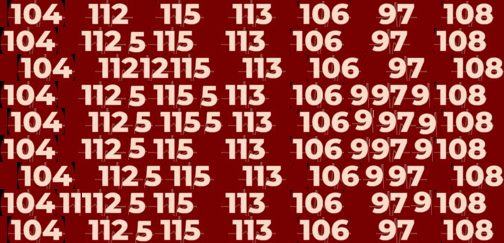
#> input picture train.png, 504 x 243 px
$ python trainer.py
#> lines starting #> are read from the running program, lines starting #| are printed output that depends on the picture; after the words box and inside, x2 and y2 are one past the last pixel; in counts of white or black regions, pixels touching at a corner belong together
import sys

import numpy as np
import cv2

im = cv2.imread('train.png')
#> im is the input picture: shape (243, 504, 3); mean B, G, R 63.7, 69.8, 158.7

gray = cv2.cvtColor(im, cv2.COLOR_BGR2GRAY)
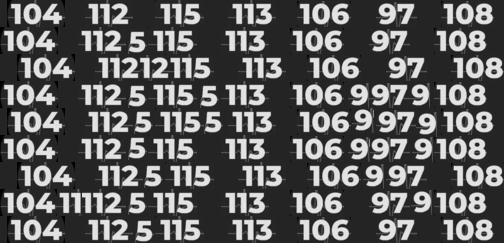
#> gray: shape (243, 504); min 0, max 234, mean 95.8
blur = cv2.GaussianBlur(gray, (3, 3), 0)
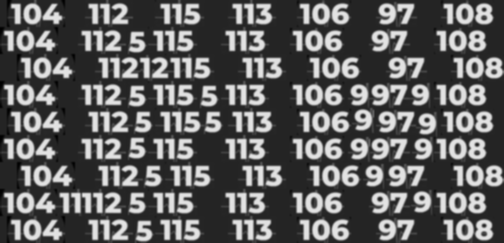
#> blur: shape (243, 504); min 1, max 230, mean 95.8
kernel = np.ones((3, 3), np.uint8)
opening = cv2.morphologyEx(blur, cv2.MORPH_OPEN, kernel)
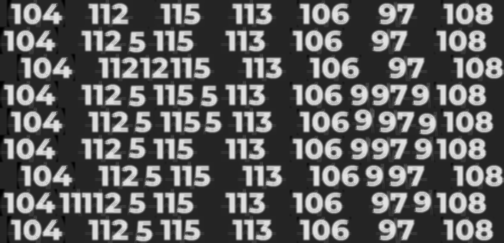
#> opening: shape (243, 504); min 1, max 226, mean 93.9
(T, thresh) = cv2.threshold(opening, 120, 255, cv2.THRESH_BINARY)
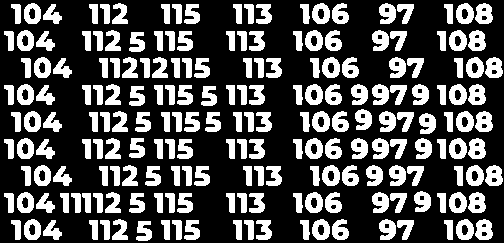
#> thresh: shape (243, 504); 31.7% white; 201 white regions

#################      Now finding Contours         ###################

contours, hierarchy = cv2.findContours(thresh, cv2.RETR_LIST, cv2.CHAIN_APPROX_SIMPLE)
#> contours = 272 contours, 9 with area under 20; largest, box (x1, y1, x2, y2) and area: (312, 219, 330, 240) 278, (305, 192, 323, 213) 278, (322, 165, 340, 186) 278, (305, 138, 323, 159) 278, (312, 111, 330, 132) 278

samples = np.empty((0, 200))
responses = []
keys = [i for i in range(48, 58)]

for cnt in contours:
    if cv2.contourArea(cnt) > 70:
        [x, y, w, h] = cv2.boundingRect(cnt)
        # cv2.drawContours(im, contours, -1, (0, 255, 0), 1)
        # cv2.rectangle(im, (x, y), (x + w, y + h), (255, 0, 0), 1)
        # cv2.imshow("a", im)
        if 17 < h and w < 30:
            cv2.rectangle(im, (x, y), (x + w, y + h), (0, 0, 255), 2)
            roi = thresh[y:y + h, x:x + w]
            roismall = cv2.resize(roi, (10, 20))
            cv2.imshow('norm', im)
            cv2.imshow("cut", roismall)
            key = cv2.waitKey(0)

            if key == 27:  # (escape to quit)
                sys.exit()
#> (the program exits here)
